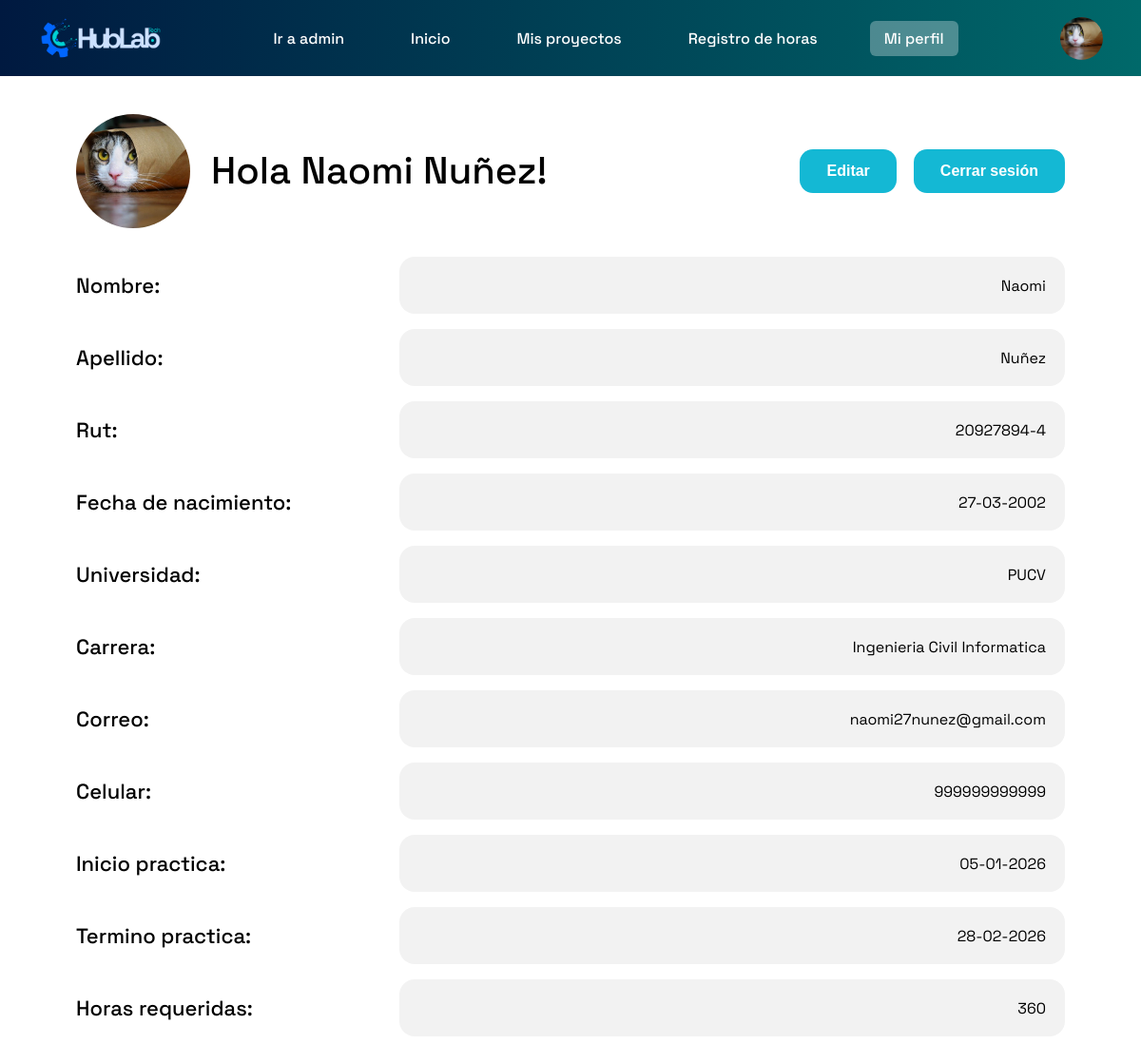
/perfil/ (signed in), run on the app's committed database.
### core/models.py (models this page shows, shortened)
class Practicante(models.Model):
    id = models.UUIDField(primary_key=True, default=uuid.uuid4, editable=False)
    user = models.OneToOneField(User, on_delete=models.CASCADE)
    rut = models.CharField(max_length=12, unique=True, null=True, blank=True)
    universidad = models.CharField(max_length=255, null=True, blank=True)
    carrera = models.CharField(max_length=255, null=True, blank=True)
    fecha_nacimiento = models.DateField(blank=True, null=True)
    fecha_inicio_practica = models.DateField(null=True, blank=True)
    fecha_termino_practica = models.DateField(null=True, blank=True)
    horas_requeridas = models.IntegerField(null=True, blank=True)
    celular = models.CharField(max_length=15, blank=True, null=True)
    es_controller = models.BooleanField(default=False)
    activo = models.BooleanField(default=True)
    foto_perfil = models.ImageField(upload_to="perfiles/", null=True, blank=True)
    fecha_creacion = models.DateTimeField(auto_now_add=True)

### core/views.py (the view)
# urls.py: path("perfil/", perfil, name="perfil"),
@login_required
def perfil(request):
    practicante = request.user.practicante
    return render(request, "perfil.html", {"practicante": practicante})

### core/context_processors.py (called while the page is built)
def _get_practicante(request):
    if not request.user.is_authenticated or request.user.is_superuser:
        return None
    return Practicante.objects.filter(user=request.user).first()

def navbar_avatar(request):
    avatar_url = None
    if request.user.is_authenticated:
        if request.user.is_superuser:
            perfil = _get_perfil_admin(request)
            if perfil and getattr(perfil, "foto_perfil", None):
                avatar_url = perfil.foto_perfil.url
        else:
            pract = _get_practicante(request)
            if pract and getattr(pract, "foto_perfil", None):
                avatar_url = pract.foto_perfil.url
    return {"navbar_avatar_url": avatar_url}

def es_controller(request):
    pract = _get_practicante(request)
    es_ctrl = bool(pract and pract.es_controller)
    return {"es_controller": es_ctrl}

def es_admin_path(request):
    path_actual = request.path or ""
    return {"es_admin_path": path_actual.startswith("/panel/")}

### core/templates/perfil.html (shortened to what this page needs)
{% extends "base.html" %}
{% load static %}
{% block content %}
<div class="perfil-wrap">
  <div class="perfil-header">
    <div class="perfil-left">
      {% if practicante.foto_perfil %}
        <img class="avatar" src="{{ practicante.foto_perfil.url }}" alt="Foto perfil">
      {% else %}
        <img class="avatar" src="{% static 'images/default-avatar.png' %}" alt="Foto perfil">
      {% endif %}
      <h1 class="saludo">
        Hola {{ request.user.first_name }} {{ request.user.last_name }}!
      </h1>
    </div>
    <div class="btns">
      <a href="{% url 'perfil_editar' %}">
        <button class="btn">Editar</button>
      </a>
      <form method="POST" action="{% url 'logout' %}" style="margin:0;">
        <button class="btn" type="submit">Cerrar sesión</button>
      </form>
    </div>
  </div>
  <div class="perfil-table">
    <div class="row">
      <div class="label">Nombre:</div>
      <div class="val">{{ request.user.first_name|default:"-" }}</div>
    </div>
    <div class="row">
      <div class="label">Apellido:</div>
      <div class="val">{{ request.user.last_name|default:"-" }}</div>
    </div>
    <div class="row">
      <div class="label">Rut:</div>
      <div class="val">{{ practicante.rut|default:"-" }}</div>
    </div>
    <div class="row">
      <div class="label">Fecha de nacimiento:</div>
      <div class="val">
        {% if practicante.fecha_nacimiento %}
          {{ practicante.fecha_nacimiento|date:"d-m-Y" }}
        {% else %}
          -
        {% endif %}
      </div>
    </div>
    <div class="row">
      <div class="label">Universidad:</div>
      <div class="val">{{ practicante.universidad|default:"-" }}</div>
    </div>
    <div class="row">
      <div class="label">Carrera:</div>
      <div class="val">{{ practicante.carrera|default:"-" }}</div>
    </div>
    <div class="row">
      <div class="label">Correo:</div>
      <div class="val">{{ request.user.email|default:"-" }}</div>
    </div>
    <div class="row">
      <div class="label">Celular:</div>
      <div class="val">{{ practicante.celular|default:"-" }}</div>
    </div>
    <div class="row">
      <div class="label">Inicio practica:</div>
      <div class="val">
        {% if practicante.fecha_inicio_practica %}
          {{ practicante.fecha_inicio_practica|date:"d-m-Y" }}
        {% else %}
          -
        {% endif %}
      </div>
    </div>
    <div class="row">
      <div class="label">Termino practica:</div>
      <div class="val">
        {% if practicante.fecha_termino_practica %}
          {{ practicante.fecha_termino_practica|date:"d-m-Y" }}
        {% else %}
          -
        {% endif %}
      </div>
    </div>
    <div class="row">
      <div class="label">Horas requeridas:</div>
      <div class="val">{{ practicante.horas_requeridas|default:"-" }}</div>
    </div>
  </div>
</div>
{% endblock %}

### core/templates/base.html (style rules this page uses)
body { margin:0; font-family:'Space Grotesk', sans-serif; }

### core/templates/perfil.html (style rules this page uses)
.perfil-wrap { width: 100%; max-width: 1400px; margin: 0 auto; padding: 0 40px; box-sizing: border-box; }
.perfil-header { display:flex; align-items:center; justify-content:space-between; gap: 20px; margin-bottom: 30px; }
.perfil-left { display:flex; align-items:center; gap: 22px; }
.avatar { width:120px; height:120px; border-radius:50%; object-fit:cover; background:#eee; }
.saludo { font-size: 40px; font-weight: 500; margin: 0; line-height: 1.1; }
.btns { display:flex; gap: 18px; align-items:center; }
.btn { background:#14b8d4; color:white; border:none; cursor:pointer; padding: 14px 28px; border-radius: 14px; font-weight: 600; font-size: 16px; }
.perfil-table { width: 100%; margin-top: 10px; }
.row { display: grid; grid-template-columns: 300px 1fr; gap: 40px; align-items: center; width: 100%; margin: 16px 0; }
.label { font-size: 22px; font-weight: 500; }
.val { width: 100%; box-sizing: border-box; background: #f2f2f2; border-radius: 16px; padding: 14px 20px; height: 60px; display: flex; align-items: center; justify-content: flex-end; font-size: 16px; }

### data on the page
Practicante: foto_perfil (picture), rut "20927894-4", fecha_nacimiento "27-03-2002", universidad "PUCV", carrera "Ingenieria Civil Informatica", celular "999999999999", fecha_inicio_practica "05-01-2026", fecha_termino_practica "28-02-2026", horas_requeridas "360"

### other printed values
{{ request.user.first_name }} "Naomi"
{{ request.user.last_name }} "Nuñez"
{{ request.user.first_name|default:"-" }} "Naomi"
{{ request.user.last_name|default:"-" }} "Nuñez"
{{ request.user.email|default:"-" }} "naomi27nunez@gmail.com"
